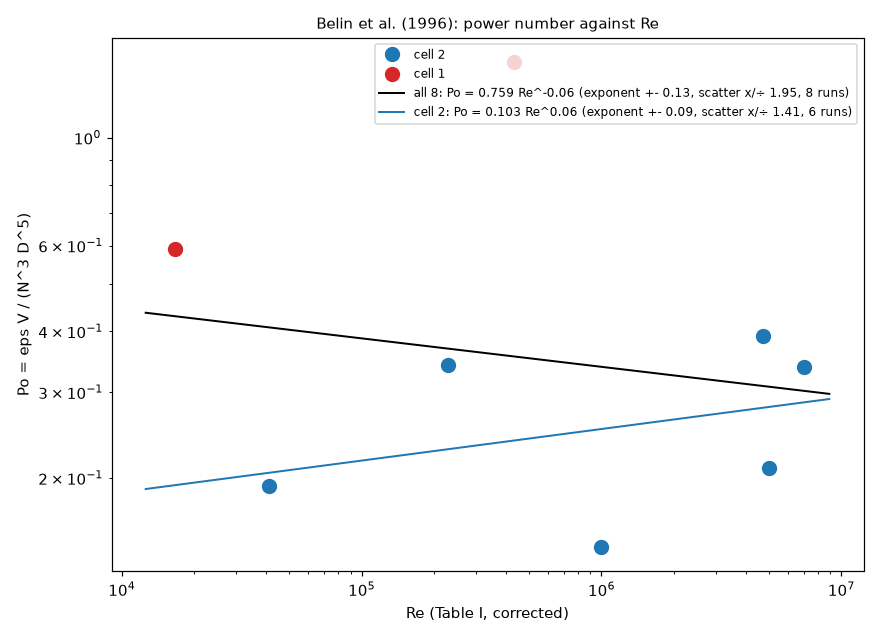

Source code (Python):
"""belin_table1_po_fit.py  v01  Belin et al. (1996) Table I, misprints corrected (belin_table1.csv): the power number Po = eps V / (N^3 D^5) against Re, with a straight line in log-log.
eps = 15 nu u'^2 / lambda^2;  N = Re nu / (2 pi R^2) (Re is based on the disk radius and angular speed);  D = 2 R, V = pi R^2 H;  cell 2: R 10 cm, H 13.1 cm;  cell 1: R 3.3 cm, H 5.5 cm.
Two fits: all 8 runs, and the 6 runs of cell 2 (same geometry).
Usage: python belin_table1_po_fit.py     writes belin_table1_po_fit.png

Versions  M01 m01.v01 (2026-11-13): first version.
"""
import csv
import math
import os

import matplotlib
matplotlib.use("Agg")
import matplotlib.pyplot as plt
import numpy as np

HERE = os.path.dirname(os.path.abspath(__file__))
CELL = {2: (10.0, 13.1), 1: (3.3, 5.5)}


def fit(re, po, label, colour, ax, grid):
    coef, cov = np.polyfit(np.log10(re), np.log10(po), 1, cov=True)
    resid = np.log10(po) - np.polyval(coef, np.log10(re))
    ax.loglog(grid, 10 ** coef[1] * grid ** coef[0], "-", color=colour, lw=1.3, label="%s: Po = %.3g Re^%.2f (exponent +- %.2f, scatter x/÷ %.2f, %d runs)" % (label, 10 ** coef[1], coef[0], math.sqrt(cov[0, 0]), 10 ** np.std(resid), len(re)))
    print("%-8s Po = %.4g Re^%.3f  (standard error of the exponent %.3f, rms scatter x/÷ %.2f, %d runs)" % (label, 10 ** coef[1], coef[0], math.sqrt(cov[0, 0]), 10 ** np.std(resid), len(re)))


def main():
    with open(os.path.join(HERE, "belin_table1.csv"), newline="", encoding="utf-8") as f:
        rows = list(csv.DictReader(f))
    cell = np.array([int(r["cell"]) for r in rows])
    nu, up, Re, lam = (np.array([float(r[k]) for r in rows]) for k in ("nu_cm2_s", "u_prime_cm_s", "Re_used", "lambda_um"))
    eps = 15 * nu * up ** 2 / (lam * 1e-4) ** 2
    R = np.array([CELL[c][0] for c in cell])
    H = np.array([CELL[c][1] for c in cell])
    N = Re * nu / (2 * math.pi * R ** 2)
    Po = eps * math.pi * R ** 2 * H / (N ** 3 * (2 * R) ** 5)
    fig, ax = plt.subplots(figsize=(8, 5.8))
    for c, colour in ((2, "tab:blue"), (1, "tab:red")):
        ax.loglog(Re[cell == c], Po[cell == c], "o", ms=9, color=colour, label="cell %d" % c)
    grid = np.logspace(4.1, 6.95, 50)
    fit(Re, Po, "all 8", "k", ax, grid)
    fit(Re[cell == 2], Po[cell == 2], "cell 2", "tab:blue", ax, grid)
    ax.set_xlabel("Re (Table I, corrected)")
    ax.set_ylabel("Po = eps V / (N^3 D^5)")
    ax.set_title("Belin et al. (1996): power number against Re", fontsize=10)
    ax.legend(fontsize=8)
    fig.tight_layout()
    fig.savefig(os.path.join(HERE, "belin_table1_po_fit.png"), dpi=110)
    for r, c, p in zip(Re, cell, Po):
        print("cell %d Re %.3g Po %.3f" % (c, r, p))


if __name__ == "__main__":
    main()
